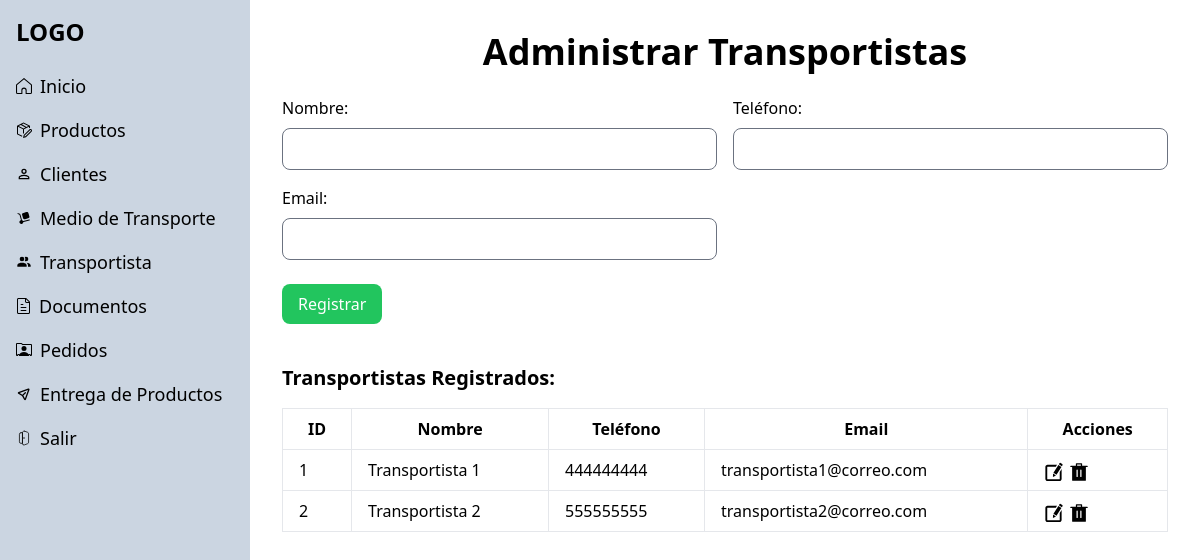
/php/layout/administrar-transportistas.php (signed in), run on the app's committed database.
### tables this page shows
CREATE TABLE
  transportista (
    transportista_id INT AUTO_INCREMENT PRIMARY KEY,
    nombre VARCHAR(100) NOT NULL,
    telefono VARCHAR(20),
    email VARCHAR(100)
  );

### php/layout/administrar-transportistas.php (the view, shortened to what this page needs)
<?php
include('../config/connection.php');
include('../components/head.php');
include('../components/sidebar.php');
$queryTransportistas = "SELECT * FROM transportista";
$resultTransportistas = mysqli_query($conn, $queryTransportistas);
?>
<section class="p-8">
  <div class="container mx-auto">
    <h2 class="text-4xl font-bold mb-6 text-center">Administrar Transportistas</h2>
    <form id="transportistaForm" method="POST" action="../controllers/transportistaCtrl/registrarCtrl.php" class="grid gap-6">
      <div class="grid grid-cols-2 gap-4">
        <div class="flex flex-col">
          <label for="nombre" class="mb-2">Nombre:</label>
          <input type="text" id="nombre" name="nombre" class="p-2 border rounded-lg" required>
        </div>
        <div class="flex flex-col">
          <label for="telefono" class="mb-2">Teléfono:</label>
          <input type="text" id="telefono" name="telefono" class="p-2 border rounded-lg">
        </div>
        <div class="flex flex-col">
          <label for="email" class="mb-2">Email:</label>
          <input type="email" id="email" name="email" class="p-2 border rounded-lg">
        </div>
      </div>
      <div class="grid gap-4">
        <div class="flex justify-between">
          <button type="submit" class="bg-green-500 text-white px-4 py-2 rounded-lg">Registrar</button>
        </div>
        <div class="mt-6">
          <h3 class="text-xl font-bold mb-4">Transportistas Registrados:</h3>
          <table class="min-w-full bg-white border">
            <thead>
              <tr>
                <th class="px-4 py-2 border">ID</th>
                <th class="px-4 py-2 border">Nombre</th>
                <th class="px-4 py-2 border">Teléfono</th>
                <th class="px-4 py-2 border">Email</th>
                <th class="px-4 py-2 border">Acciones</th>
              </tr>
            </thead>
            <tbody>
              <?php
              if ($resultTransportistas->num_rows > 0) {
                while ($row = $resultTransportistas->fetch_assoc()) {
                  echo "<tr>";
                  echo "<td class=\"px-4 py-2 border\">" . $row['transportista_id'] . "</td>";
                  echo "<td class=\"px-4 py-2 border\">" . $row['nombre'] . "</td>";
                  echo "<td class=\"px-4 py-2 border\">" . $row['telefono'] . "</td>";
                  echo "<td class=\"px-4 py-2 border\">" . $row['email'] . "</td>";
                  echo "<td class=\"px-4 py-2 border\"><a class='btn-editar' href='modificar-transportista.php?id=" . $row['transportista_id'] . "'><img src=\"../../assets/svg/edit.svg\" class=\"inline h-5\" alt=\"\"></a> <a class='btn-eliminar' href='../controllers/transportistaCtrl/eliminarCtrl.php?id=" . $row['transportista_id'] . "' onclick='return confirm(\"¿Estás seguro de que deseas eliminar este registro?\");'><img src=\"../../assets/svg/delete.svg\" class=\"inline h-5\" alt=\"\"></a></td>";
                  echo "</tr>";
                }
              } else {
                echo "<tr><td colspan='5'>No hay transportistas disponibles</td></tr>";
              }
              ?>
            </tbody>
          </table>
        </div>
      </div>
    </form>
  </div>
</section>
<?php include('../components/footer.php'); ?>

### css/style.css (style rules this page uses)
.main-content { grid-template-columns:250px 1fr }

### data on the page
transportista: transportista_id "1", nombre "Transportista 1", telefono "444444444", email "transportista1@correo.com"
transportista: transportista_id "2", nombre "Transportista 2", telefono "555555555", email "transportista2@correo.com"
